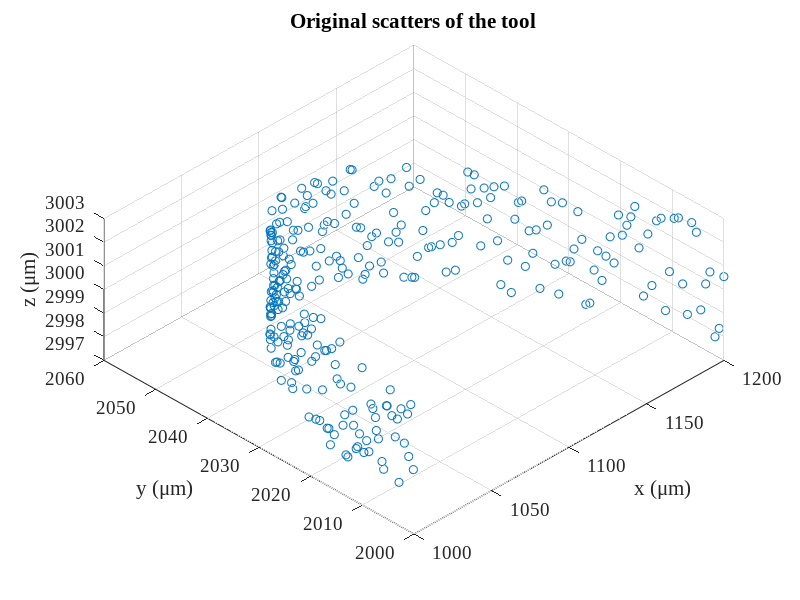

Reproduce this figure in MATLAB. (Note: this script raises an error after producing the figure.)
% 给定刀具波纹度拟合曲线和已加工曲面拟合曲线，给定残高，求各个刀位点的切宽
% 方案：先求切宽和残高的定量关系；然后考虑如何移动各个刀位点，微调来获得所要求的残高

%% simulation initialization
isAPP = false;
if isAPP
    addpath(genpath('funcs'));
    fitOpts.toolFitType = app.toolFitType;
    paramMethod = app.paramMethod;
    unit = app.unit;
    textFontSize = app.fontSize;
    textFontType = app.fontName;
else
    close all;
    clear; clc;
    isAPP = false;
    addpath(genpath('funcs'));
    
    % global variables
    % global textFontSize textFontType unit fitMethod paramMethod;
    workspaceDir = fullfile('..','workspace','/20220925-contrast/nagayama_concentric');
    fitOpts.arcFitMethod = 'levenberg-marquardt';
    paramMethod = 'centripetal';
    unit = '\mum';
    textFontSize = 14;
    textFontType = 'Times New Roman';
    
    debug = 3;
    switch debug
        case 2 % 2D tool profile simulation
            cx0 = 0*1000; % unit: mu m
            cy0 = 0*1000; % unit: mu m
            r0 = 0.1*1000; % unit: mu m
            noise = 0.03;
            zNoise = 0.01;
            theta = linspace(0,2*pi/3,200);
            r = r0*(1 - noise + 2*noise*rand(1,length(theta)));
            toolOri(1,:) = r.*cos(theta) + cx0;
            toolOri(2,:) = r.*sin(theta) + cy0;
            toolOri(3,:) = zeros(1,length(theta));
            rmse0 = sqrt(...
                        sum(...
                            ((toolOri(1,:) - cx0).^2 + (toolOri(2,:) - cy0).^2 - r0^2).^2) ...
                    /length(theta));
            clear theta r;
        case 3 % 3D tool profile simulation
            cx0 = 1*1000; % unit:mu m
            cy0 = 2*1000; % unit:mu m
            cz0 = 3*1000; % unit:mu m
            r0 = 0.1*1000; % unit:mu m
            openAng = pi/3; % unit: rad
            edgePV = 200; % low-frequency error
            k = -edgePV/openAng;
            noise = r0*5e-3; % mid-frequency error
            zNoise = r0*0.05; % data pre-processing error
            theta = linspace(0,openAng,300);
            r = r0 + edgePV/2 + k*theta + (noise*rand(1,length(theta)) - 0.5*noise);
            toolOri(1,:) = cx0 + r.*cos(theta);
            toolOri(2,:) = cy0 + r.*sin(theta);
            toolOri(3,:) = cz0 + (zNoise*rand(1,length(theta)) - 0.5*zNoise);
            rmse0 = sqrt( ...
                sum((toolOri - ndgrid([cx0;cy0;cz0],1:length(theta)).^2),2) ...
                /length(theta));
            clear theta r;
        otherwise
            % tool measurement file loading
            [fileName,dirName] = uigetfile({ ...
                '*.mat','MAT-files(*.mat)'; ...
                '*.txt','text-files(*.txt)'; ...
                '*.*','all files(*.*)'...
                }, ...
                'Select one tool tip measurement data', ...
                workspaceDir, ...
                'MultiSelect','off');
            pathName = fullfile(dirName,fileName);
            dataOri = load(pathName); % load from file, n*2 matrix
            % data pre-processing
            toolOri = dataOri;
    end
end

%% plot the importing result
f1 = figure('Name','Original Scatters of the Tool');
% set(0,"Units","centimeters");
% winSize = get(0,"ScreenSize");
% set(gcf,"Units","centimeters");
% figSize = get(gcf,"Position");
% set(gcf,"Position",[(winSize(3) - figSize(3))/2,(winSize(4) - figSize(4))/2, ...
%     8.3,figSize(4)/figSize(3)*8.3]);
scatter3(toolOri(1,:),toolOri(2,:),toolOri(3,:));
hold on; grid on;
% axis equal;
set(gca,'FontSize',textFontSize,'FontName',textFontType);
xlabel(['x (',unit,')']);
ylabel(['y (',unit,')']);
zlabel(['z (',unit,')']);
title('Original scatters of the tool');
view(-45,60);
clear theta theta1 theta2;

%% 由(x,y)图获得刃口圆心半径以及波纹度函数
fitOpts.arcFitdisplayType = 'iter-detailed';
[circ3D,toolFit] = toolFit3D(toolOri, ...
    'arcFitMethod',fitOpts.arcFitMethod,'arcFitdisplayType',fitOpts.arcFitdisplayType);
radius = circ3D.radius;
openAngle = circ3D.openAng;
pause(1);

% plot the fitting results
f2 = figure('Name','Tool Sharpness Fitting Result');
xLim = 1.1*max(toolFit(1,:));
quiver(-xLim,0,2*xLim,0,'AutoScale','off','Color',[0,0,0],'MaxHeadSize',0.1); % X axis
hold on;
text(0.9*xLim,-.05*radius,'x');
quiver(0,0.2*radius,0,-1.3*radius,'AutoScale','off','Color',[0,0,0],'MaxHeadSize',0.1); % Y axis
text(0.05*xLim,-1.05*radius,'y');
plot(toolFit(1,:),toolFit(2,:),'Color',[0,0.45,0.74],'LineWidth',0.75); % tool edge scatters
theta = (-pi/2 - openAngle/2):0.01:(-pi/2 + openAngle/2);
xtmp = radius*cos(theta);
ytmp = radius*sin(theta);
plot(xtmp,ytmp,'Color',[0.85,0.33,0.10],'LineWidth',1,'LineStyle','--'); % tool edge circle
scatter(0,0,'MarkerFaceColor',[0.85,0.33,0.10],'MarkerEdgeColor',[0.85,0.33,0.10]); % tool edge center
quiver(0,0,0,-0.5*radius,'AutoScale','off','Color',[0.93,0.69,0.13], ...
    'LineWidth',2.5,'MaxHeadSize',0.3); % tool edge normal
line([0,xtmp(1)],[0,ytmp(1)],'LineStyle','--','Color',[0.85,0.33,0.10]);
line([0,xtmp(end)],[0,ytmp(end)],'LineStyle','--','Color',[0.85,0.33,0.10]);
% xlim([-1.1*xLim,1.1*xLim]);
axis equal;
% set(gca,'TickLabelInterpreter','tex');
set(gca,'FontSize',textFontSize,'FontName',textFontType);
xlabel(['x(',unit,')']);
ylabel(['y(',unit,')']);
title('Tool fitting result');
legend('','','tool edge','tool fitting arc','tool center', ...
    'tool normal vector','Location','northeast');
clear theta xtmp ytmp

nCPts = size(toolFit,2);
toolFit = [zeros(1,nCPts);toolFit];

%% post-processing
if isAPP
    app.toolFit = toolFit;
    app.openAngle = openAngle;
    app.radius = radius;
else
    s1_toolModel;
end

% rmpath(genpath('funcs'));